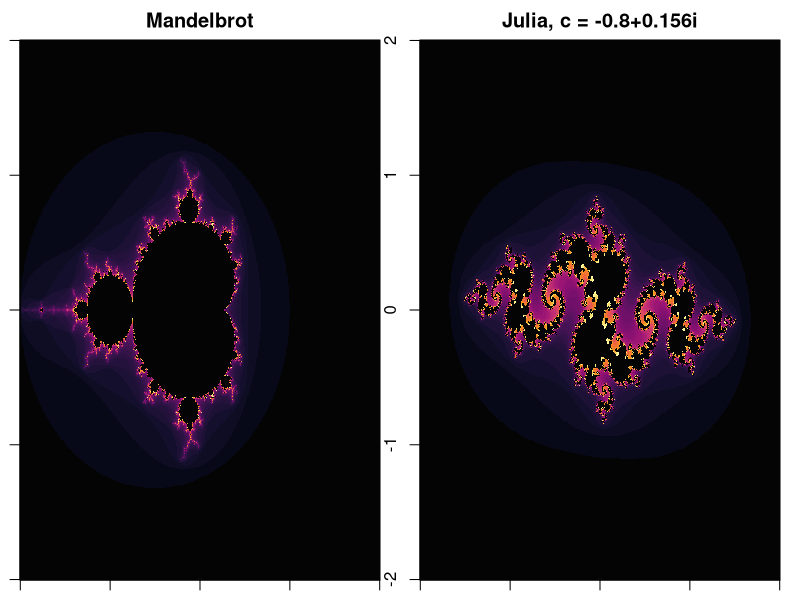

Recreate this plot in R.
# Grid
x <- y <- seq(-2, 2, length.out = 600)
c <- outer(x, y, function(a, b) complex(real = a, imaginary = b))

# ---- Mandelbrot ----
z <- c
nM <- matrix(0, length(x), length(y))

for (i in 1:50) {
  z <- z^2 + c
  nM[nM == 0 & abs(z) > 2] <- i
}

# ---- Julia ----
k <- complex(real = -0.8, imaginary = 0.156)  # Julia parameter
z <- c
nJ <- matrix(0, length(x), length(y))

for (i in 1:60) {
  z <- z^2 + k
  nJ[nJ == 0 & abs(z) > 2] <- i
}

# Plot
par(mfrow = c(1, 2), mar = c(1, 1, 2, 1))
image(x, y, nM, col = hcl.colors(50, "Inferno"),
      main = "Mandelbrot", useRaster = TRUE)
image(x, y, nJ, col = hcl.colors(50, "Inferno"),
      main = paste("Julia, c =", k), useRaster = TRUE)